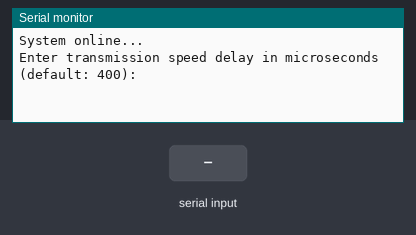
Simulated run of this sketch. Board: Arduino Uno, built with avr-gcc and run on an emulated ATmega328P. On the bench: the last lines printed to the serial monitor. The test bench sets the inputs (shaded band).

Above: at 1.2 s.
1.3 s: "90,45\n" received over Serial
At 2.2 s:
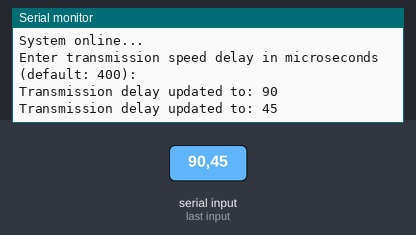
2.8 s: "30,150\n" received over Serial
At 3.3 s:
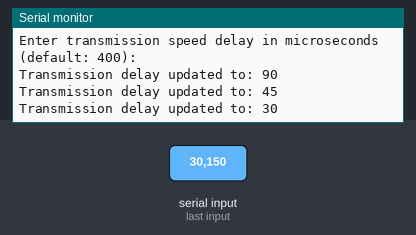

Measured:
- after the input at 1.3 s, the serial monitor: prints a new line at once (image 1)
- after the input at 2.8 s, the serial monitor: prints a new line at once (image 2)

The sketch:

FAKE_ACCEL.ino
```cpp
unsigned long timestamp = 0;
float scale = 10;
float freqx = 1.0 / 1000;
float freqy = 1.0 / 100;
float freqz = 1.0 / 10;
char output[100];

float ax = 0.0;
float ay = 0.0;
float az = 0.0;

unsigned int transmissionDelay = 400;  // Default delay for transmission in microseconds

void setup() {
    // Initialize Serial communication
    Serial.begin(460800);  // Fast serial communication
    Serial.println("System online...");
    while (!Serial) {}  // Wait for serial to initialize

    // Prompt the user to input the transmission delay
    Serial.println("Enter transmission speed delay in microseconds (default: 400): ");
}

void loop() {
    // Check if there's incoming data for new transmission delay or commands
    if (Serial.available() > 0) {
        int newDelay = Serial.parseInt();  // Read input as integer
        if (newDelay > 0) {
            transmissionDelay = newDelay;
            Serial.print("Transmission delay updated to: ");
            Serial.println(transmissionDelay);
        }
    }

    // Generate synthetic accelerometer data
    timestamp = micros();  // Capture timestamp
    ax = scale * sin(2 * PI * timestamp * freqx);
    ay = scale * sin(2 * PI * timestamp * freqy);
    az = scale * sin(2 * PI * timestamp * freqz);

    // Format output to reduce serial transmission load
    sprintf(output, "1 %lu %.6f %.6f %.6f\n", timestamp, ax, ay, az);

    // Send data if there is room in the buffer
    if (Serial.availableForWrite() > 100 * 8) {
        Serial.print(output);
    }

    // Add the transmission delay
    delayMicroseconds(transmissionDelay);
}
```
